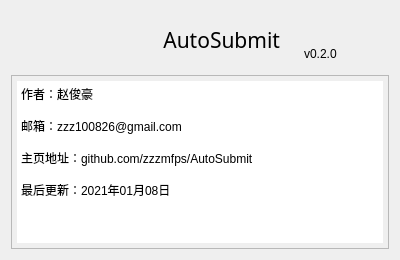
<?xml version="1.0" encoding="UTF-8"?>
<ui version="4.0">
 <class>about</class>
 <widget class="QDialog" name="about">
  <property name="geometry">
   <rect>
    <x>0</x>
    <y>0</y>
    <width>400</width>
    <height>260</height>
   </rect>
  </property>
  <property name="minimumSize">
   <size>
    <width>400</width>
    <height>260</height>
   </size>
  </property>
  <property name="maximumSize">
   <size>
    <width>400</width>
    <height>260</height>
   </size>
  </property>
  <property name="windowTitle">
   <string>关于</string>
  </property>
  <property name="styleSheet">
   <string notr="true">* {
    font-size: 16;
    font-family: 'Cascadia Code PL', consolas, '微软雅黑';
    padding: 5px;
}
</string>
  </property>
  <layout class="QVBoxLayout" name="verticalLayout" stretch="1,3">
   <item>
    <layout class="QHBoxLayout" name="title" stretch="3,1">
     <item>
      <widget class="QLabel" name="name">
       <property name="font">
        <font>
         <family>Cascadia Code PL</family>
         <pointsize>16</pointsize>
         <weight>50</weight>
         <italic>false</italic>
         <bold>false</bold>
        </font>
       </property>
       <property name="text">
        <string>AutoSubmit</string>
       </property>
       <property name="alignment">
        <set>Qt::AlignRight|Qt::AlignTrailing|Qt::AlignVCenter</set>
       </property>
      </widget>
     </item>
     <item>
      <widget class="QLabel" name="version">
       <property name="text">
        <string>v0.2.0</string>
       </property>
       <property name="alignment">
        <set>Qt::AlignBottom|Qt::AlignLeading|Qt::AlignLeft</set>
       </property>
      </widget>
     </item>
    </layout>
   </item>
   <item>
    <widget class="QTextBrowser" name="info">
     <property name="html">
      <string>&lt;!DOCTYPE HTML PUBLIC &quot;-//W3C//DTD HTML 4.0//EN&quot; &quot;http://www.w3.org/TR/REC-html40/strict.dtd&quot;&gt;
&lt;html&gt;&lt;head&gt;&lt;meta name=&quot;qrichtext&quot; content=&quot;1&quot; /&gt;&lt;style type=&quot;text/css&quot;&gt;
p, li { white-space: pre-wrap; }
&lt;/style&gt;&lt;/head&gt;&lt;body style=&quot; font-family:'Cascadia Code PL','consolas','微软雅黑'; font-size:9pt; font-weight:400; font-style:normal;&quot;&gt;
&lt;p style=&quot; margin-top:0px; margin-bottom:0px; margin-left:0px; margin-right:0px; -qt-block-indent:0; text-indent:0px;&quot;&gt;作者：赵俊豪&lt;/p&gt;
&lt;p style=&quot;-qt-paragraph-type:empty; margin-top:0px; margin-bottom:0px; margin-left:0px; margin-right:0px; -qt-block-indent:0; text-indent:0px;&quot;&gt;&lt;br /&gt;&lt;/p&gt;
&lt;p style=&quot; margin-top:0px; margin-bottom:0px; margin-left:0px; margin-right:0px; -qt-block-indent:0; text-indent:0px;&quot;&gt;邮箱：zzz100826@gmail.com&lt;/p&gt;
&lt;p style=&quot;-qt-paragraph-type:empty; margin-top:0px; margin-bottom:0px; margin-left:0px; margin-right:0px; -qt-block-indent:0; text-indent:0px;&quot;&gt;&lt;br /&gt;&lt;/p&gt;
&lt;p style=&quot; margin-top:0px; margin-bottom:0px; margin-left:0px; margin-right:0px; -qt-block-indent:0; text-indent:0px;&quot;&gt;主页地址：github.com/zzzmfps/AutoSubmit&lt;/p&gt;
&lt;p style=&quot;-qt-paragraph-type:empty; margin-top:0px; margin-bottom:0px; margin-left:0px; margin-right:0px; -qt-block-indent:0; text-indent:0px;&quot;&gt;&lt;br /&gt;&lt;/p&gt;
&lt;p style=&quot; margin-top:0px; margin-bottom:0px; margin-left:0px; margin-right:0px; -qt-block-indent:0; text-indent:0px;&quot;&gt;最后更新：2021年01月08日&lt;/p&gt;&lt;/body&gt;&lt;/html&gt;</string>
     </property>
    </widget>
   </item>
  </layout>
 </widget>
 <resources/>
 <connections/>
</ui>
